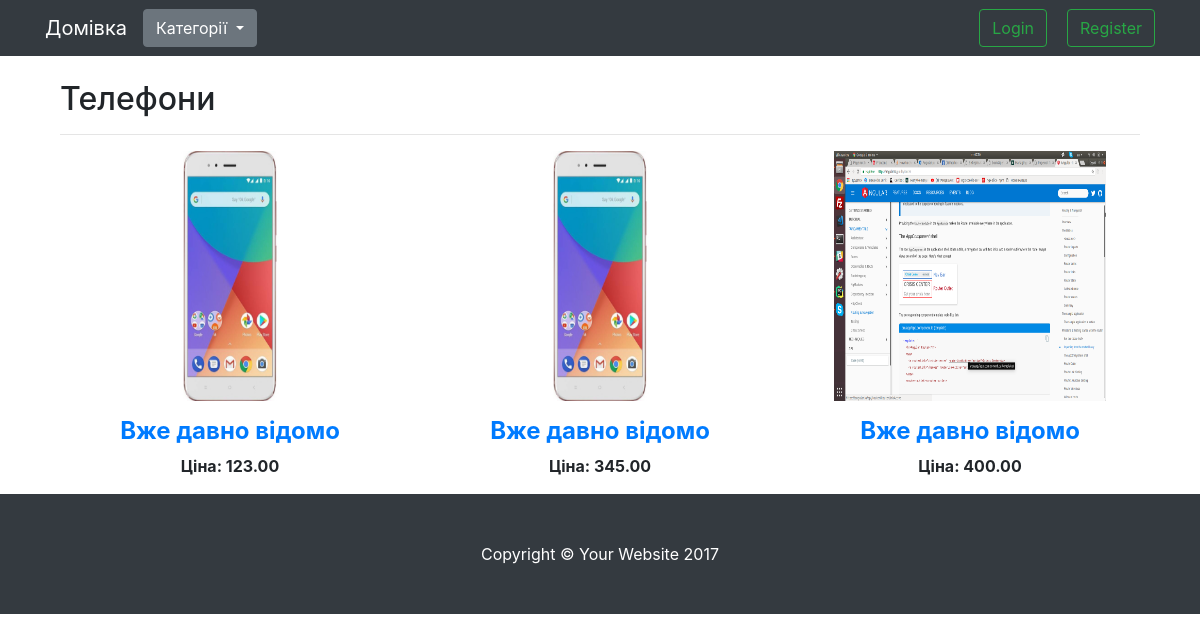
Page /category/telefoni/ on the earlier database version.
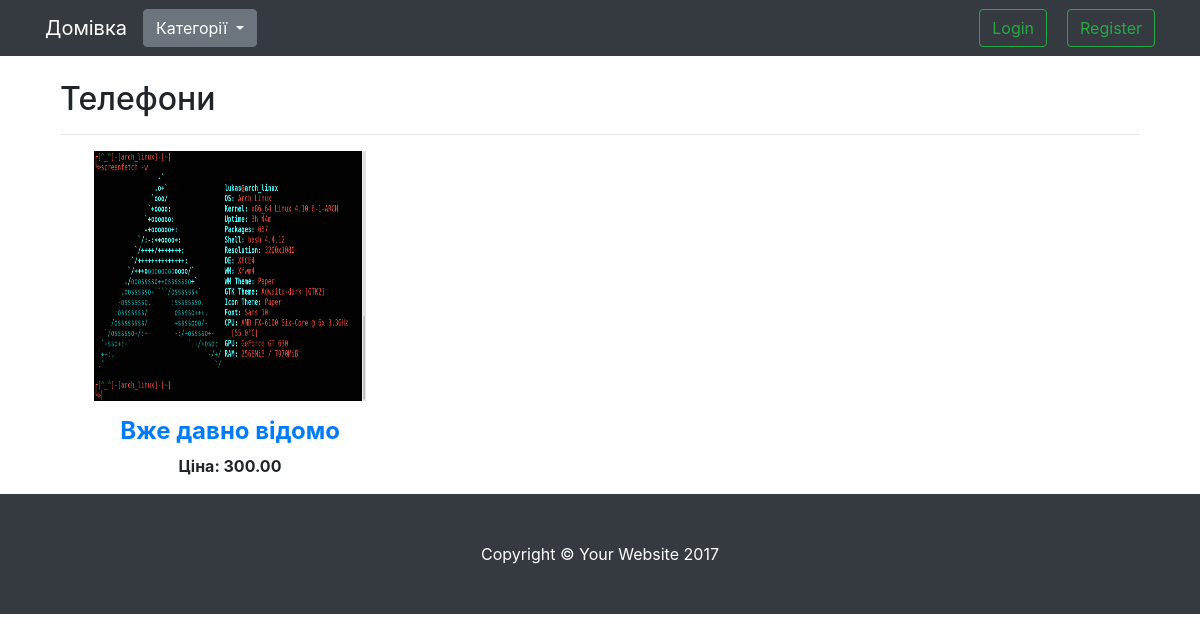
Same page on the later database version.
### app/models.py (models this page shows, shortened)
class Product(models.Model):
    category = models.ForeignKey(Category, on_delete=models.CASCADE, verbose_name='Категорія')
    title = models.CharField(max_length=200, verbose_name='Заголовок')
    description = models.TextField(verbose_name='Опис')
    image = models.ImageField(upload_to='products/images', verbose_name='Зображення')
    images = models.ManyToManyField(ProductImages, verbose_name='Інші зображення', blank=True)
    video = models.FileField(upload_to='products/video', verbose_name='Відео', blank=True)
    price = models.DecimalField(max_digits=9, decimal_places=2, verbose_name='Ціна')
    available = models.BooleanField(default=True, verbose_name='В наявності')
    in_cart = False
    objects = ProductManager()
    class Meta:
        verbose_name = 'Продукт'
        verbose_name_plural = 'Продукти'

### app/views.py (the view)
# urls.py: re_path(r'^category/(?P<category_slug>[-\w]+)/$', views.products_by_category, name='category_detail'),
def products_by_category(request, category_slug):
    cart = get_cart(request)
    category = get_object_or_404(Category, slug=category_slug)
    products = Product.objects.filter_by_category(cart.items.all(), category)
    return render(request, 'category.html', {
        'category': category,
        'products': products,
    })

### app/context_processors.py (called while the page is built)
def cart_categories(request):
    cart = get_cart(request)
    return {
        'cart': cart,
        'categories': Category.objects.all()
    }

### app/models.py (called while the page is built)
    def filter_by_category(self, cart_items, category,  *args, **kwargs):
        data_list = super(ProductManager, self).get_queryset().filter(available=True, category=category)
        products_in_cart = [item.product for item in cart_items]
        for product in data_list:
            if product in products_in_cart:
                product.in_cart = True
        return data_list

### app/views.py (called while the page is built)
def get_cart(request):
    try:
        cart_id = request.session['cart_id']
        cart = Cart.objects.get(id=int(cart_id))
        request.session['count'] = cart.items.count()
        return cart
    except:
        cart = Cart()
        cart.save()
        request.session['cart_id'] = cart.id
        cart = Cart.objects.get(id=cart.id)
        return cart

### templates/category.html (shortened to what this page needs)
{% extends 'base/base.html' %}
{% block content %}
<div class="col-sm-12">
    <br>
    <h2>{{ category.name }}</h2>
    <hr>
    <div class="row">
    {% for product in products %}
        <div class="col-sm-4">
            <p class="text-center">
                <a href="{% url 'product_detail' product_id=product.id %}">
                <img src="{{ product.image.url }}" style="width: 80%; height: 250px;" alt="">
                </a>
            </p>
            <h4 class="text-center">
              <strong>
                <a href="{% url 'product_detail' product_id=product.id %}">{{ product.title }}</a>
              </strong>
            </h4>
            <p class="text-center"><strong>Ціна: {{ product.price }}</strong></p>
        </div>
    {% endfor %}
    </div>
</div>
{% endblock %}

Differences in the rows shown:
removed Product: image (picture), title "Вже давно відомо", price "345.00"
removed Product: image (picture), title "Вже давно відомо", price "400.00"
changed Product "Вже давно відомо": image: a different picture; price "123.00" → "300.00"
